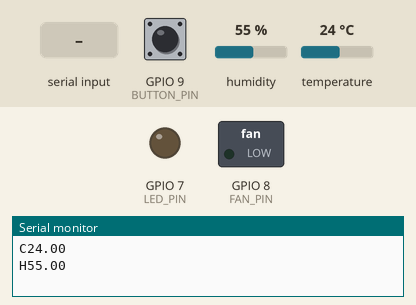
This sketch was run on a simulated ESP32-S3. Parts: switched loads named in the sketch (green lamp = pin HIGH), output pins drawn as LEDs (lit = HIGH), the last lines printed to the serial monitor. Inputs (shaded band) come from the test bench; at power-on: GPIO 9 (BUTTON_PIN) HIGH, temperature 24 °C, humidity 55 %.

Above: at 1.2 s.
1.3 s: GPIO 9 (BUTTON_PIN) pulled LOW for 0.15 s
At 2.1 s:
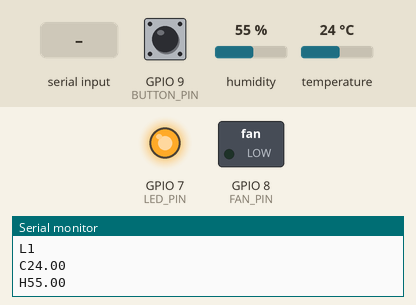
2.9 s: temperature set to 37 °C
5.2 s: temperature set to 40 °C
At 8.0 s:
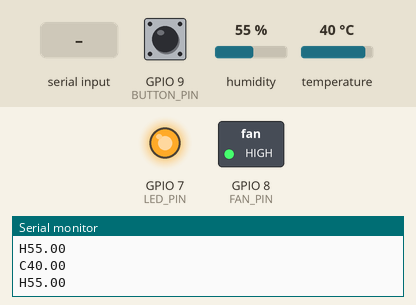
8.5 s: "L,45\n" received over Serial
At 9.3 s:
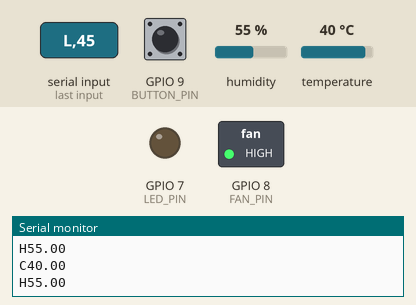
10.0 s: "L90\n" received over Serial
At 10.4 s:
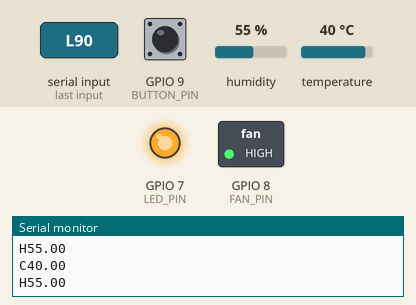
11.5 s: "T90\n" received over Serial
At 12.4 s:
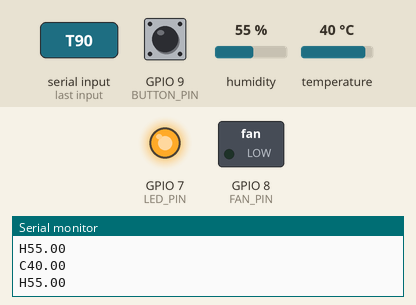
Timing chart, 0 to 14.5 s (numbered marks = the images above; inputs shaded):
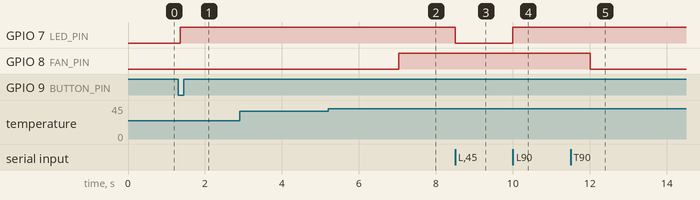

Measured:
- the behaviour switches between 38 and 39 °C on temperature (found by bisection; images 1 and 2)
- after the input at 1.3 s, GPIO 7 (LED_PIN): LOW → HIGH after 0.05 s
- after the input at 5.2 s, GPIO 8 (FAN_PIN): LOW → HIGH after 1.8 s
- after the input at 8.5 s, GPIO 7 (LED_PIN): HIGH → LOW at once
- after the input at 10.0 s, GPIO 7 (LED_PIN): LOW → HIGH at once
- after the input at 11.5 s, GPIO 8 (FAN_PIN): HIGH → LOW after 0.51 s

The sketch:

unoBlynkConnectEsp32.ino
```cpp
#include "DHT.h"

// Cài đặt chân cắm và các biến
const int DHT_PIN = 3;
#define DHTTYPE DHT11
DHT dht(DHT_PIN, DHTTYPE);

const int LED_PIN = 7;
const int BUTTON_PIN = 9;
const int FAN_PIN = 8;

int LED_STATE = 0;
int FAN_STATE = 0;
float currentTemp = 0;
int tempThreshold = 38;

// Các biến cho logic chống dội phím
int buttonState;             // Trạng thái hiện tại của nút
int lastButtonState = HIGH;  // Trạng thái cuối cùng đã biết của nút
unsigned long lastDebounceTime = 0;
const long debounceDelay = 50;

// Hàm đọc và gửi dữ liệu DHT11
void readAndSendDHT() {
  float h = dht.readHumidity();
  float t = dht.readTemperature();

  if (isnan(h) || isnan(t)) {
    return;
  }

  currentTemp = t;
  Serial.print("C");
  Serial.println(t);
  Serial.print("H");
  Serial.println(h);

  // Kiểm tra ngưỡng nhiệt độ và tự động bật/tắt quạt
  if (currentTemp > tempThreshold) {
    if (FAN_STATE == 0) {
      FAN_STATE = 1;
      digitalWrite(FAN_PIN, HIGH);
    }
  } else {
    if (FAN_STATE == 1) {
      FAN_STATE = 0;
      digitalWrite(FAN_PIN, LOW);
    }
  }
}

void setup() {
  Serial.begin(9600); // Giao tiếp với ESP32
  dht.begin();

  pinMode(LED_PIN, OUTPUT);
  pinMode(BUTTON_PIN, INPUT_PULLUP);
  pinMode(FAN_PIN, OUTPUT);
  digitalWrite(LED_PIN, LOW);
  digitalWrite(FAN_PIN, LOW);
}

void loop() {
  // Đọc dữ liệu từ ESP32
  if (Serial.available() > 0) {
    String data = Serial.readStringUntil('\n');
    char command = data.charAt(0);
    int value = data.substring(1).toInt();

    if (command == 'L') { // Lệnh bật/tắt LED
      LED_STATE = value;
      digitalWrite(LED_PIN, LED_STATE);
    } else if (command == 'T') { // Lệnh đặt ngưỡng nhiệt độ
      tempThreshold = value;
    }
  }

  // Xử lý nút vật lý và gửi lệnh về ESP32
  int reading = digitalRead(BUTTON_PIN);

  if (reading != lastButtonState) {
    lastDebounceTime = millis();
  }

  if ((millis() - lastDebounceTime) > debounceDelay) {
    if (reading != buttonState) {
      buttonState = reading;
      if (buttonState == LOW) { // Nút đã được nhấn
        LED_STATE = !LED_STATE; // Đảo trạng thái của đèn
        digitalWrite(LED_PIN, LED_STATE); // Bật/tắt đèn

        // In ra màn hình Serial để gỡ lỗi
        Serial.print("Button pressed. LED State: ");
        Serial.println(LED_STATE);

        // Gửi lệnh bật/tắt LED về ESP32
        Serial.print("L");
        Serial.println(LED_STATE);
      }
    }
  }
  lastButtonState = reading;

  // Đọc DHT mỗi 1 giây và gửi về ESP32
  static unsigned long lastDHTRead = 0;
  if (millis() - lastDHTRead > 1000) {
    lastDHTRead = millis();
    readAndSendDHT();
  }
}
```
